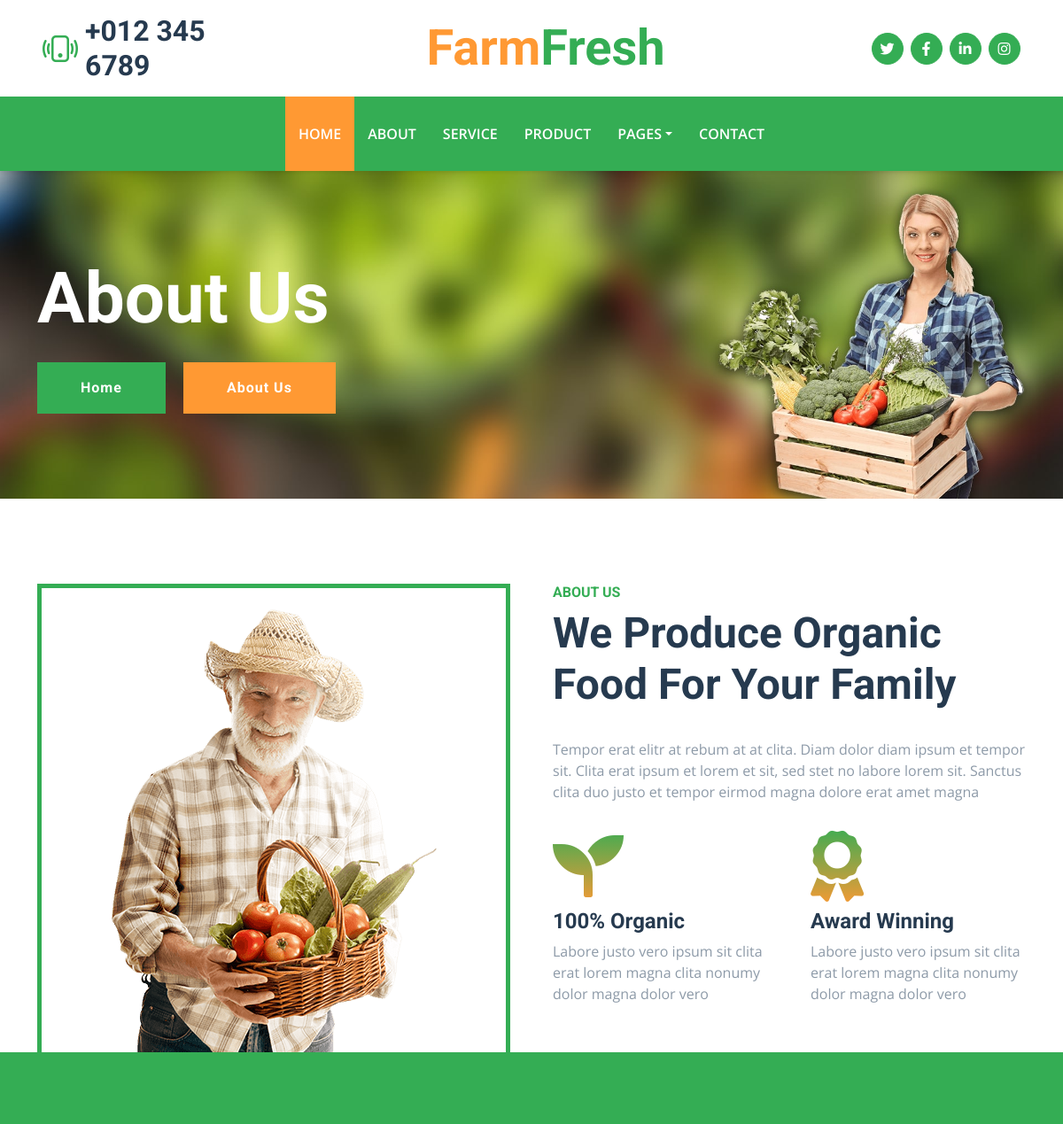
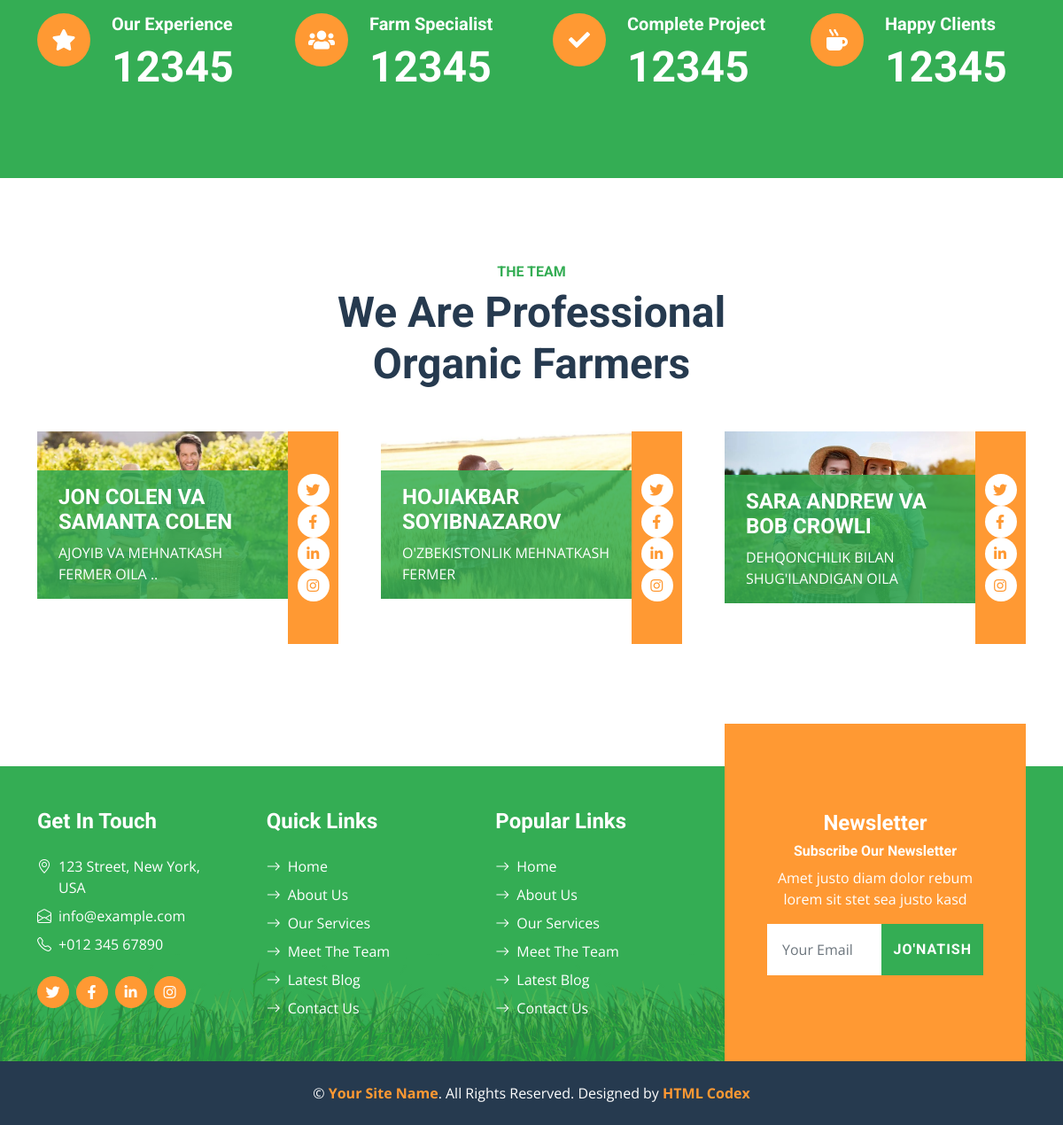
The page /about/ on the database its author committed (2 pictures, top to bottom).
### blog/models.py (models this page shows, shortened)
class We(models.Model):
    name = models.CharField(max_length=200)
    img = models.ImageField(upload_to='about/img')
    bio = models.TextField()

### blog/views.py (the view)
# urls.py: path('about/', about, name='about'),
def about(request):
    wes = We.objects.all()
    news = NewForms(request.POST or None)
    if request.method == "POST" and news.is_valid():
        news.save()
        return HttpResponse("<h2>MUVOFIQYIATLI BAJARILDI  !!! <h2/> ")
    context = {
        "wes":wes,
        "news":news
    }
    return render(request,"about.html",context=context)

### blog/forms.py
class NewForms(forms.ModelForm):
    class Meta:
        model = New
        fields = "__all__"

### templates/about.html (shortened to what this page needs)
{% extends 'base.html' %}
{% load static %}
{% block content %}
    <div class="container-fluid bg-primary py-5 bg-hero mb-5">
        <div class="container py-5">
            <div class="row justify-content-start">
                <div class="col-lg-8 text-center text-lg-start">
                    <h1 class="display-1 text-white mb-md-4">About Us</h1>
                    <a href="" class="btn btn-primary py-md-3 px-md-5 me-3">Home</a>
                    <a href="" class="btn btn-secondary py-md-3 px-md-5">About Us</a>
                </div>
            </div>
        </div>
    </div>
    <div class="container-fluid about pt-5">
        <div class="container">
            <div class="row gx-5">
                <div class="col-lg-6 mb-5 mb-lg-0">
                    <div class="d-flex h-100 border border-5 border-primary border-bottom-0 pt-4">
                        <img class="img-fluid mt-auto mx-auto" src="{% static 'img/about.png' %}">
                    </div>
                </div>
                <div class="col-lg-6 pb-5">
                    <div class="mb-3 pb-2">
                        <h6 class="text-primary text-uppercase">About Us</h6>
                        <h1 class="display-5">We Produce Organic Food For Your Family</h1>
                    </div>
                    <p class="mb-4">Tempor erat elitr at rebum at at clita. Diam dolor diam ipsum et tempor sit. Clita erat ipsum et lorem et sit, sed stet no labore lorem sit. Sanctus clita duo justo et tempor eirmod magna dolore erat amet magna</p>
                    <div class="row gx-5 gy-4">
                        <div class="col-sm-6">
                            <i class="fa fa-seedling display-1 text-secondary"></i>
                            <h4>100% Organic</h4>
                            <p class="mb-0">Labore justo vero ipsum sit clita erat lorem magna clita nonumy dolor magna dolor vero</p>
                        </div>
                        <div class="col-sm-6">
                            <i class="fa fa-award display-1 text-secondary"></i>
                            <h4>Award Winning</h4>
                            <p class="mb-0">Labore justo vero ipsum sit clita erat lorem magna clita nonumy dolor magna dolor vero</p>
                        </div>
                    </div>
                </div>
            </div>
        </div>
    </div>
    <div class="container-fluid bg-primary facts py-5 mb-5">
        <div class="container py-5">
            <div class="row gx-5 gy-4">
                <div class="col-lg-3 col-md-6">
                    <div class="d-flex">
                        <div class="bg-secondary rounded-circle d-flex align-items-center justify-content-center mb-3" style="width: 60px; height: 60px;">
                            <i class="fa fa-star fs-4 text-white"></i>
                        </div>
                        <div class="ps-4">
                            <h5 class="text-white">Our Experience</h5>
                            <h1 class="display-5 text-white mb-0" data-toggle="counter-up">12345</h1>
                        </div>
                    </div>
                </div>
                <div class="col-lg-3 col-md-6">
                    <div class="d-flex">
                        <div class="bg-secondary rounded-circle d-flex align-items-center justify-content-center mb-3" style="width: 60px; height: 60px;">
                            <i class="fa fa-users fs-4 text-white"></i>
                        </div>
                        <div class="ps-4">
                            <h5 class="text-white">Farm Specialist</h5>
                            <h1 class="display-5 text-white mb-0" data-toggle="counter-up">12345</h1>
                        </div>
                    </div>
                </div>
                <div class="col-lg-3 col-md-6">
                    <div class="d-flex">
                        <div class="bg-secondary rounded-circle d-flex align-items-center justify-content-center mb-3" style="width: 60px; height: 60px;">
                            <i class="fa fa-check fs-4 text-white"></i>
                        </div>
                        <div class="ps-4">
                            <h5 class="text-white">Complete Project</h5>
                            <h1 class="display-5 text-white mb-0" data-toggle="counter-up">12345</h1>
                        </div>
                    </div>
                </div>
                <div class="col-lg-3 col-md-6">
                    <div class="d-flex">
                        <div class="bg-secondary rounded-circle d-flex align-items-center justify-content-center mb-3" style="width: 60px; height: 60px;">
                            <i class="fa fa-mug-hot fs-4 text-white"></i>
                        </div>
                        <div class="ps-4">
                            <h5 class="text-white">Happy Clients</h5>
                            <h1 class="display-5 text-white mb-0" data-toggle="counter-up">12345</h1>
                        </div>
                    </div>
                </div>
            </div>
        </div>
    </div>
    <div class="container-fluid py-5">
        <div class="container">
            <div class="mx-auto text-center mb-5" style="max-width: 500px;">
                <h6 class="text-primary text-uppercase">The Team</h6>
                <h1 class="display-5">We Are Professional Organic Farmers</h1>
            </div>
            <div class="row g-5">
                {% for We in wes %}
                <div class="col-lg-4 col-md-6">
                    <div class="row g-0">
                        <div class="col-10">
                            <div class="position-relative">
                                <a href="{% url 'wesDetail' We.pk %}"><img class="img-fluid w-100" src={{We.img.url}} alt=""></a>
                                <div class="position-absolute start-0 bottom-0 w-100 py-3 px-4" style="background: rgba(52, 173, 84, .85);">
                                    <h4 class="text-white">{{We.name}}</h4>
                                    <span class="text-white">{{We.bio}}</span>
                                </div>
                            </div>
                        </div>
                        <div class="col-2">
                            <div class="h-100 d-flex flex-column align-items-center justify-content-around bg-secondary py-5">
                                <a class="btn btn-square rounded-circle bg-white" href="#"><i class="fab fa-twitter text-secondary"></i></a>
                                <a class="btn btn-square rounded-circle bg-white" href="#"><i class="fab fa-facebook-f text-secondary"></i></a>
                                <a class="btn btn-square rounded-circle bg-white" href="#"><i class="fab fa-linkedin-in text-secondary"></i></a>
                                <a class="btn btn-square rounded-circle bg-white" href="#"><i class="fab fa-instagram text-secondary"></i></a>
                            </div>
                        </div>
                    </div>
                </div>
               {% endfor %}
            </div>
        </div>
    </div>
</body>
</html>
{% endblock content %}

### static/css/style.css (style rules this page uses)
:root { --primary: #34AD54; --secondary: #FF9933; --light: #F6FFF2; --dark: #263A4F; }
.btn { font-family: 'Roboto', sans-serif; letter-spacing: 1px; font-weight: 700; transition: .5s; }
.btn-primary, .btn-secondary { color: #FFFFFF; }
.btn-square { width: 36px; height: 36px; }
.btn-square, .btn-sm-square, .btn-lg-square { padding-left: 0; padding-right: 0; text-align: center; }
.bg-hero { background: url(../img/carousel-1.jpg) top right no-repeat; background-size: cover; }
.about i, .service-item i { background-image: linear-gradient(var(--primary), var(--secondary)); -webkit-background-clip: text; -webkit-text-fill-color: transparent; transition: .5s; }

### templates/base.html (style rules this page uses)
:root { --primary: #34AD54; --secondary: #FF9933; --light: #F6FFF2; --dark: #263A4F; }
.btn { font-family: 'Roboto', sans-serif; letter-spacing: 1px; font-weight: 700; transition: .5s; }
.btn-primary, .btn-secondary { color: #FFFFFF; }
.btn-square { width: 36px; height: 36px; }
.btn-square, .btn-sm-square, .btn-lg-square { padding-left: 0; padding-right: 0; text-align: center; }
.bg-hero { background: url(../img/carousel-1.jpg) top right no-repeat; background-size: cover; }
.about i, .service-item i { background-image: linear-gradient(var(--primary), var(--secondary)); -webkit-background-clip: text; -webkit-text-fill-color: transparent; transition: .5s; }

### rows shown on the page
We: img (picture), name "JON COLEN VA SAMANTA COLEN", bio "AJOYIB VA MEHNATKASH FERMER OILA .."
We: img (picture), name "HOJIAKBAR SOYIBNAZAROV", bio "O'ZBEKISTONLIK MEHNATKASH FERMER"
We: img (picture), name "SARA ANDREW VA BOB CROWLI", bio "DEHQONCHILIK BILAN SHUG'ILANDIGAN OILA"
